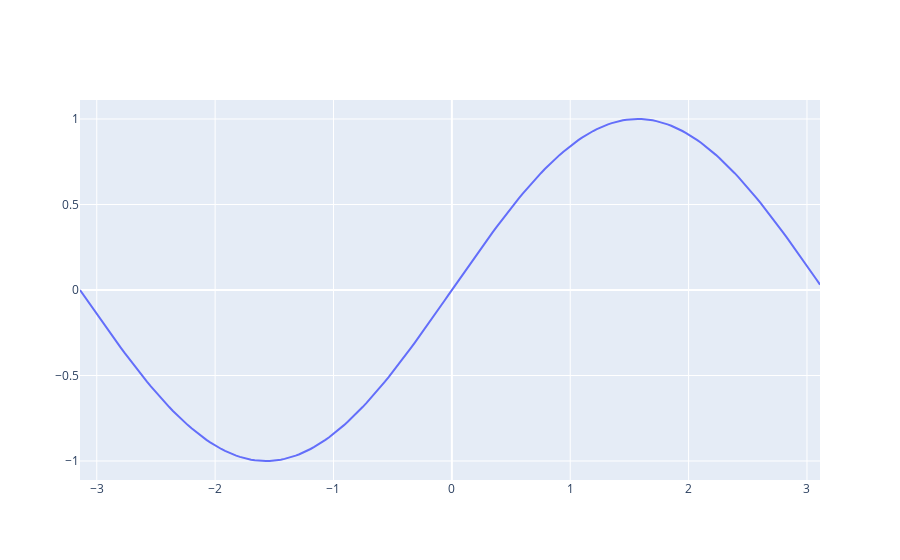

This figure's notebook cell:
### Code cell
fig = go.Figure(s1)
fig

### Figure 1 — Plotly figure (JSON) as saved in the notebook; plotly's stock layout.template omitted (floating-point values rounded to 4 significant figures; data arrays with more than 128 entries replaced by an {"elided": "..."} marker saying what was removed)
{"data": [{"type": "scatter", "x": {"elided": "200 float values"}, "y": {"elided": "200 float values"}}], "layout": {"autosize": true, "xaxis": {"autorange": true, "range": [-3.142, 3.11], "type": "linear"}, "yaxis": {"autorange": true, "range": [-1.111, 1.111], "type": "linear"}}}
